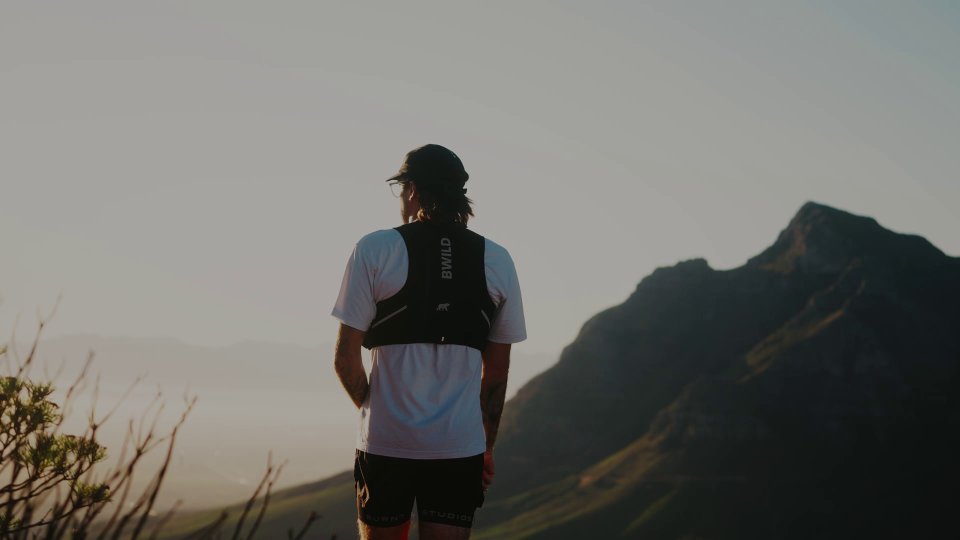
#> input picture state/prototypes/bwild/build/art/ridge-frame.png, 1920 x 1080 px (shown at 1/2 size)
$ python make_shapes.py
#> lines starting #> are read from the running program, lines starting #| are printed output that depends on the picture
"""Shapes for v2, made once and saved.
ridge.json, the ridge line traced from the opening of their brand film (hi-about 2.2 s, a backlit mountain on the right
of the frame), as y per x on a 0 to 1 scale. The page puts it on the right as the front layer, like the film.
contours.svg, topographic contour lines from smooth noise, for the ground of the light chapters."""
import json, os, numpy as np
from PIL import Image
from scipy import ndimage
from skimage import measure
B = os.path.dirname(os.path.abspath(__file__))

L = np.asarray(Image.open(os.path.join(B, 'ridge-frame.png')).convert('L')).astype(float)
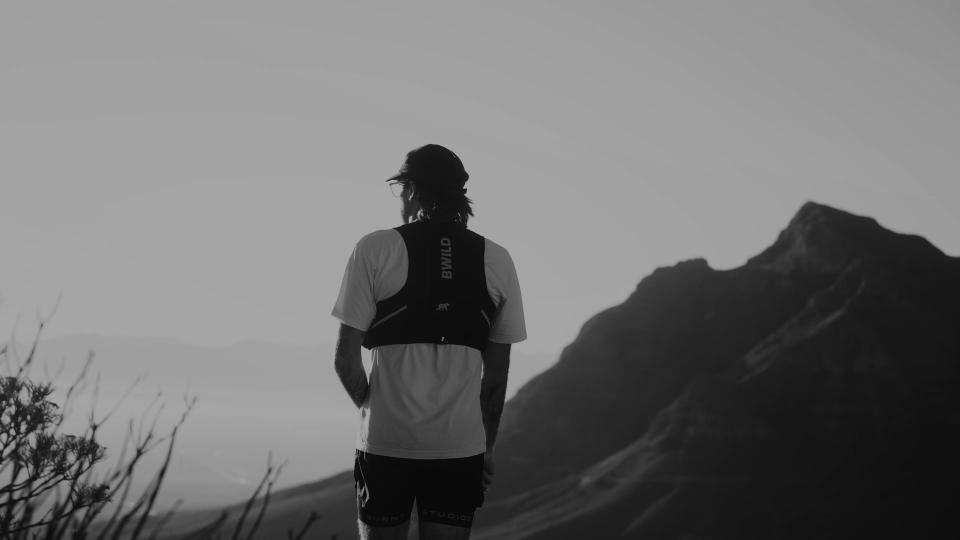
#> L: shape (1080, 1920) float64 (shown at 1/2 size); min 3, max 173, mean 113
L = ndimage.gaussian_filter(L, 2)
H, W = L.shape
#> H = 1080; W = 1920
x0 = 1080  # well right of the runner's arm, where only the mountain meets the sky
ys = []
for x in range(x0, W):
    col = L[:, x]; dark = np.where(col < 120)[0]
    ys.append(dark[0] if len(dark) else H)
#> after the loop, ys = 840 values, max 746 at index 0, min 402 at index 536, mean 522.3
ys = ndimage.median_filter(np.array(ys, float), 9)
#> ys = 840 values, max 745 at index 0, min 402 at index 536, mean 522.3
ys = ndimage.gaussian_filter1d(ys, 3)
#> ys = 840 values, max 744.7 at index 0, min 402.1 at index 541, mean 522.3
seg = (ys - ys.min()) / (ys.max() - ys.min())          # 0 at the peak, 1 at the lowest point
#> seg = 840 values, max 1 at index 0, min 0 at index 541, mean 0.351
line = seg                                               # their mountain, rising to its peak on the right
#> line has the same summary as seg
idx = np.linspace(0, len(line) - 1, 160)
#> idx = 160 values from 0 to 839
pts = np.interp(idx, np.arange(len(line)), line)
#> pts = 160 values, max 1 at index 0, min 0.000347 at index 103, mean 0.352
json.dump({'src': 'their brand film, hi-about at 2.2 s, x from 1080 to 1919', 'y': [round(float(v), 4) for v in pts]}, open(os.path.join(B, 'ridge.json'), 'w'))
print('ridge', len(pts), 'points, peak to low span px', int(ys.max() - ys.min()))
#| ridge 160 points, peak to low span px 342

rng = np.random.default_rng(7)
g = ndimage.gaussian_filter(rng.standard_normal((90, 160)), 9)
g = ndimage.zoom(g, 4, order=3)
paths = []
for lv in np.linspace(g.min(), g.max(), 26)[1:-1]:
    for c in measure.find_contours(g, lv):
        if len(c) < 40: continue
        c = c[::3]
        paths.append('M' + 'L'.join(f'{p[1]:.0f} {p[0]:.0f}' for p in c))
h, w = g.shape
open(os.path.join(B, 'contours.svg'), 'w').write(f'<svg xmlns="http://www.w3.org/2000/svg" viewBox="0 0 {w} {h}" preserveAspectRatio="xMidYMid slice"><g fill="none" stroke="currentColor" stroke-width="1.1" vector-effect="non-scaling-stroke">' + ''.join(f'<path d="{d}"/>' for d in paths) + '</g></svg>')
print('contours', len(paths), 'paths', os.path.getsize(os.path.join(B, 'contours.svg')), 'bytes')
